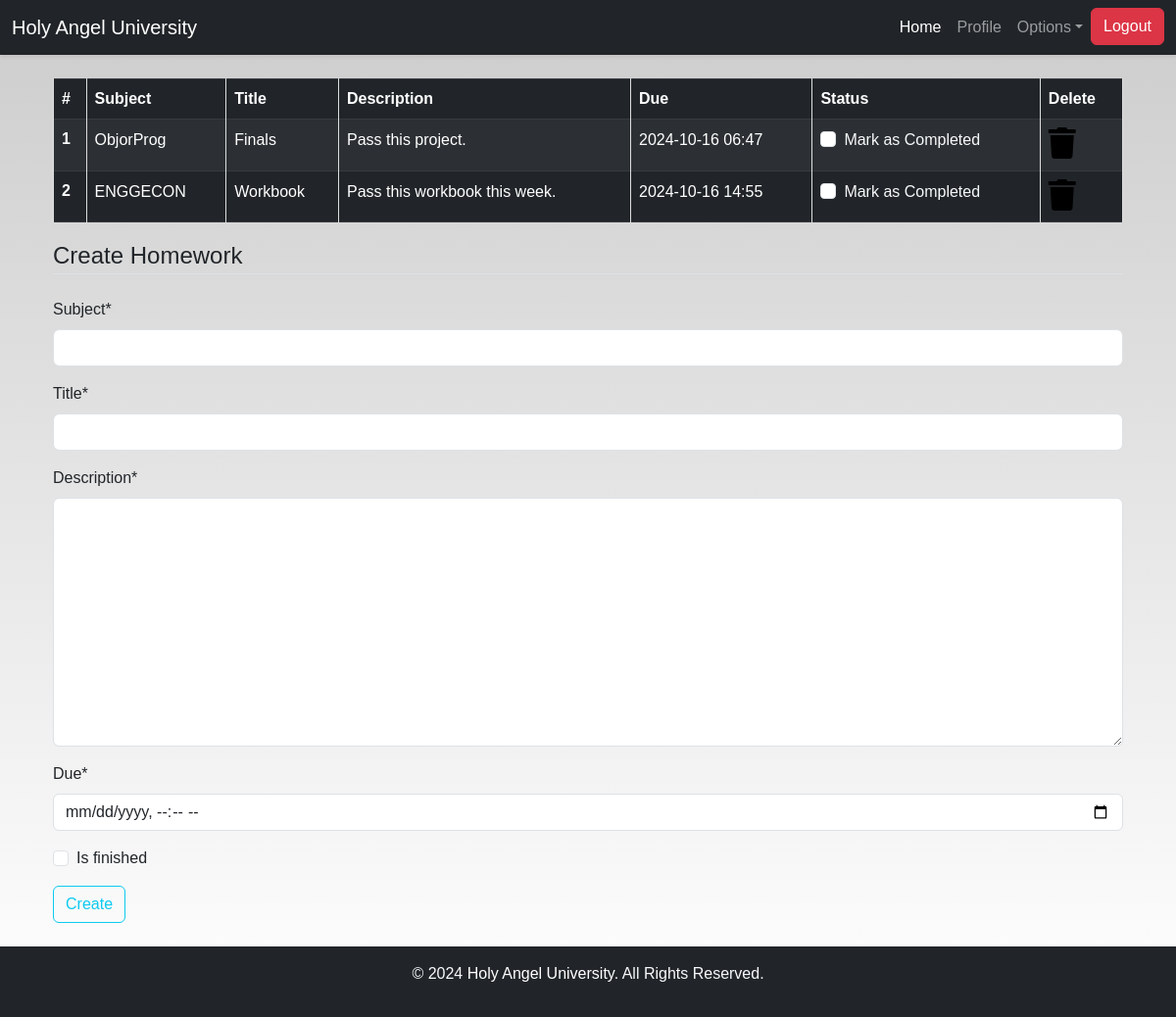
The app's page /homework (signed in), older data.
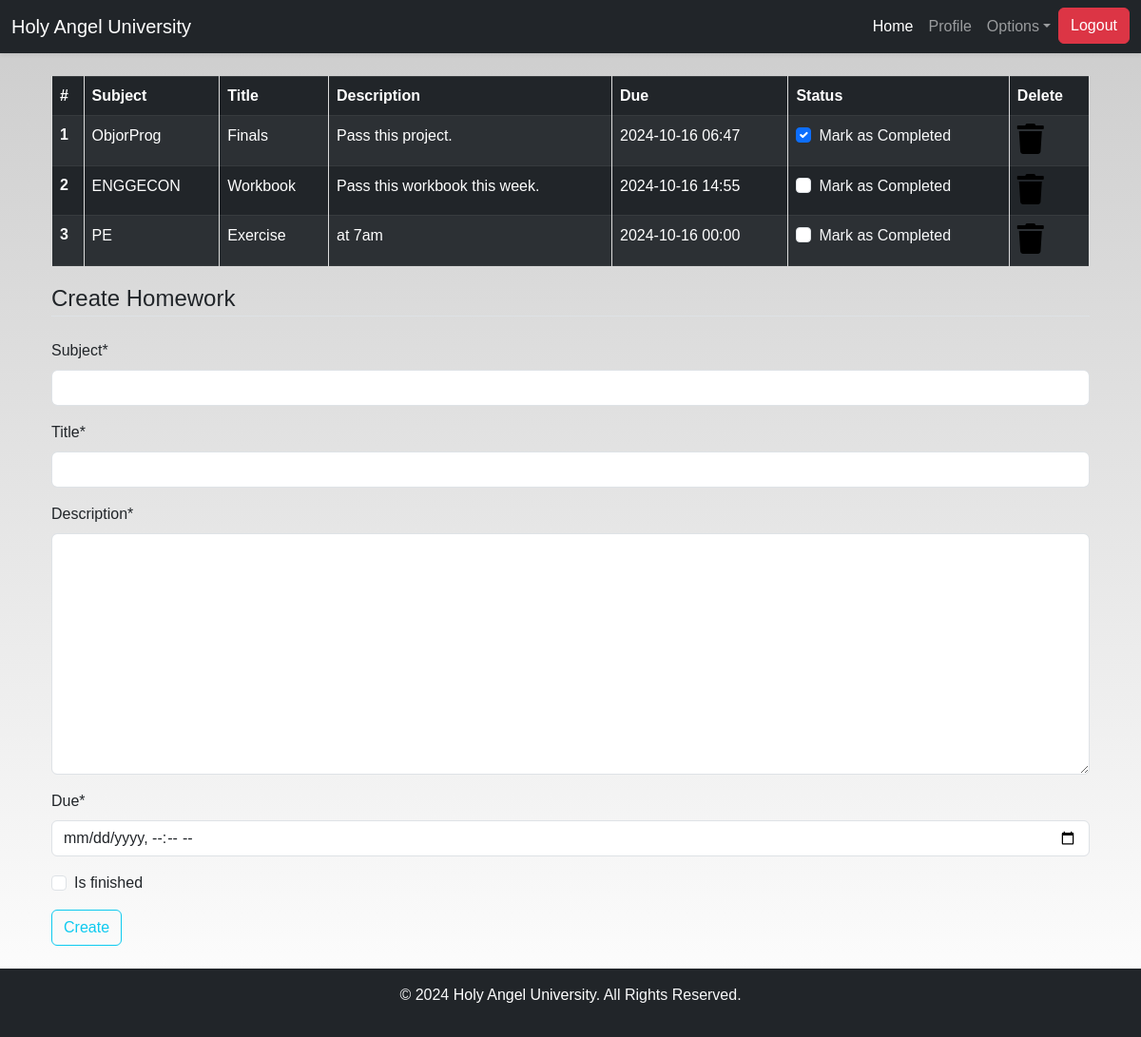
The same page, newer data.
### dashboard/models.py (models this page shows, shortened)
class Homework(models.Model):
    user = models.ForeignKey(User, on_delete=models.CASCADE)
    subject = models.CharField(max_length=50)
    title = models.CharField(max_length=100)
    description = models.TextField()
    due = models.DateTimeField()
    is_finished = models.BooleanField(default=False)

### dashboard/views.py (the view)
# urls.py: path('homework', views.homework, name="homework"),
def homework(request):
    if request.method == "POST":
        form = HomeworkForm(request.POST)
        if form.is_valid():
            homework_instance = Homework(
                user=request.user,
                **form.cleaned_data
            )
            homework_instance.save()
            messages.success(request, f"{request.user.username}, your homework has been saved.")
            return redirect("homework")  # Redirect after successful save
    else:
        form = HomeworkForm()
    homework_list = Homework.objects.filter(user=request.user)
    context = {
        'homeworks': homework_list,
        'homeworks_done': not homework_list.exists(),
        'form': form,
    }
    return render(request, 'dashboard/homework.html', context)

### dashboard/forms.py
class HomeworkForm(forms.ModelForm):
    class Meta:
        model = Homework
        fields = ['subject', 'title', 'description', 'due', 'is_finished']
        widgets = {
            'due': DateTimeInput(attrs={'type': 'datetime-local'}),
        }

### dashboard/templates/dashboard/homework.html (shortened to what this page needs)
{% extends 'dashboard/base.html' %}
{% load static %}
{% load crispy_forms_tags %}
{% block content %}
<div class="container">
    {% if not homework_done %}
        <table class="table table-striped table-bordered table-hover table-dark">
            <thead>
                <tr>
                    <th scope="col">#</th>
                    <th scope="col">Subject</th>
                    <th scope="col">Title</th>
                    <th scope="col">Description</th>
                    <th scope="col">Due</th>
                    <th scope="col">Status</th>
                    <th scope="col">Delete</th>
                </tr>
            </thead>
            <tbody>
                {% for homework in homeworks %}
                    <tr>
                        <th scope="row">{{ forloop.counter }}</th>
                        <td>{{ homework.subject }}</td>
                        <td>{{ homework.title }}</td>
                        <td>{{ homework.description }}</td>
                        <td>{{ homework.due|date:"Y-m-d H:i" }}</td>
                        <td>
                            <a href="{% url 'update-homework' homework.id %}">
                                <div class="form-check">
                                    {% if homework.is_finished %}
                                        <input class="form-check-input" type="checkbox" value="" checked>
                                    {% else %}
                                        <input class="form-check-input" type="checkbox" value="">
                                    {% endif %}
                                    <label class="form-check-label text-light" for="flexCheckDefault">
                                        Mark as Completed
                                    </label>
                                </div>
                            </a>
                        </td>
                        <td>
                            <a href="{% url 'delete-homework' homework.id %}">
                                <i class="fa fa-trash fa-2x"></i>
                            </a>
                        </td>
                    </tr>
                {% endfor %}
            </tbody>
        </table>
    {% else %}
        <h4>All homeworks are completed!! Create to have more!!</h4>
    {% endif %}
</div>
<div class="container">
    <form method="POST">
        <fieldset class="form-group">
            <legend class="border-bottom mb-4">Create Homework</legend>
            {{ form | crispy }}
        </fieldset>
        <div class="form-group">
            <button class="btn btn-outline-info" type="submit">
                Create
            </button>
        </div>
    </form>
</div>
{% endblock content %}

Row changes from the older to the newer data that the page shows:
changed Homework "ObjorProg": value "☐" → "☑"
added Homework: subject "PE", title "Exercise", description "at 7am", due "2024-10-16 00:00"
